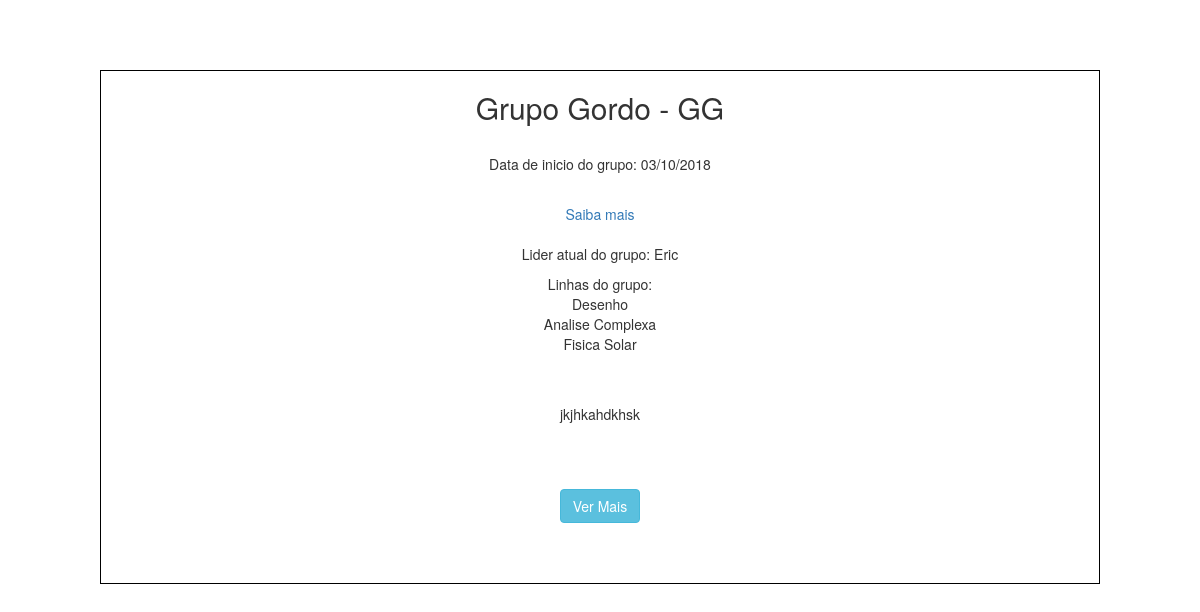
The app's page /Codigos/PHP/inicial.php with its own data.
### tables this page shows
CREATE TABLE IF NOT EXISTS `grupo_pesquisa` (
  `id` int(11) NOT NULL AUTO_INCREMENT,
  `nome` varchar(120) NOT NULL,
  `sigla` varchar(8) NOT NULL,
  `lattes` varchar(120) DEFAULT NULL,
  `email` varchar(120) DEFAULT NULL,
  `descricao` text,
  `data_inicio` date NOT NULL,
  `ativacao` tinyint(1) DEFAULT NULL,
  `id_lider` int(11) NOT NULL,
  PRIMARY KEY (`id`),
  KEY `id_lider` (`id_lider`)
);

CREATE TABLE IF NOT EXISTS `usuarios` (
  `id` int(11) NOT NULL AUTO_INCREMENT,
  `prontuario` varchar(9) NOT NULL,
  `nome` varchar(120) DEFAULT NULL,
  `senha` varchar(64) NOT NULL,
  `email` varchar(120) NOT NULL,
  `lattes` varchar(120) DEFAULT NULL,
  `alteracao` date DEFAULT NULL,
  `adm` tinyint(1) NOT NULL,
  `chave` varchar(64) NOT NULL,
  PRIMARY KEY (`id`)
);

### Codigos/PHP/inicial.php (the view, shortened to what this page needs)
<!DOCTYPE html>
<html>
<head>
	<?php include("conexao.php");
        $consulta = "SELECT gp.id, gp.nome,sigla,id_lider,data_inicio,descricao,gp.lattes as link_grupo,u.nome as lider FROM grupo_pesquisa as gp,usuarios as u WHERE ativacao = 1 and id_lider = u.id";
        $con = $mysqli->query($consulta) or die ($mysqli->error);
  ?>
	  <link rel="stylesheet" href="https://maxcdn.bootstrapcdn.com/bootstrap/3.3.7/css/bootstrap.min.css">
	  <link href="//netdna.bootstrapcdn.com/twitter-bootstrap/2.3.2/css/bootstrap-combined.min.css" rel="stylesheet" id="bootstrap-css">
	  <link rel="stylesheet" type="text/css" href="../CSS/test.css">
</head>
<body onload="barra()">
	<div class="container">
    <div class="row">
        <div class="center-box">
             <?php
        while($dados = $con->fetch_array()){?>
                    <div class="borda">
                                <h2><?php echo $dados["nome"]." - ". $dados["sigla"]; ?></h2>
                                <br>
                                <p>Data de inicio do grupo: <?php echo date('d/m/Y', strtotime($dados["data_inicio"])); ?></p>
                                <br>
                                <?php echo "<a href='".$dados["link_grupo"]."'>Saiba mais</a>"; ?>
                                <br><br>
                                <p>Lider atual do grupo: <?php echo $dados["lider"]; ?></p>
                                <?php
                                    $id = $dados["id"];
                                    $querry = "SELECT `nome_especialidade` as linha FROM `especialidade`,grupos_linhas WHERE cod_especialidade = fk_cod_linha and fk_cod_grupo = '$id'";
                                    $code = $mysqli->query($querry) or die ($mysqli->error);
                                    echo "<p>Linhas do grupo: <br>";
                                    while ($linha = $code->fetch_array()) {
                                        echo $linha["linha"]."<br>";
                                    }
                                    echo "</p>";
                                 ?>
                                <br><br>
                                <div class="text">
                                    <p><?php echo $dados["descricao"]; ?></p>
                                </div>
                                <br><br>
                                <div>
                                    <?php
                                        echo "<a href=\"mostra_grupo.php?id=".$dados["id"]."\"><button \" class=\"btn btn-info btn-center\">Ver Mais</button></a>";
                                     ?>
                                </div>
                                <br><br><br>
                            </div>
                            <br>
                        <?php } ?>
        </div>
    </div>
</div>
</body>
</html>

### Codigos/CSS/test.css (style rules this page uses)
.center-box { position:absolute; top:50px; right:0; bottom:0; left:0; z-index:99; margin-left:auto; margin-right: auto; margin-top: 20px; height:1000px; width:1000px; text-align:center; }
.borda { border:1px solid #000; }
.text { margin-left: 25px; margin-right:25px; margin-bottom:25px; }

### records on screen
grupo_pesquisa: nome "Grupo Gordo", sigla "GG", data_inicio "03/10/2018", id_lider.nome "Eric", linha "Desenho", linha "Analise Complexa", linha "Fisica Solar", descricao "jkjhkahdkhsk"
